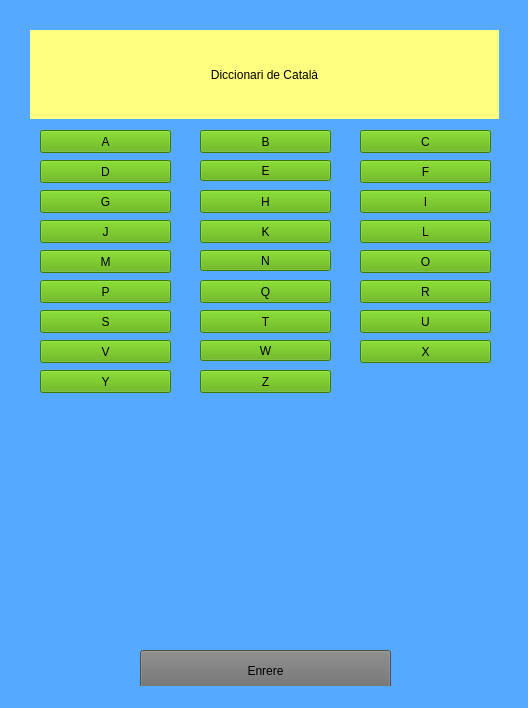
<?xml version="1.0" encoding="UTF-8"?>
<ui version="4.0">
 <class>MainWindow</class>
 <widget class="QMainWindow" name="MainWindow">
  <property name="geometry">
   <rect>
    <x>0</x>
    <y>0</y>
    <width>528</width>
    <height>708</height>
   </rect>
  </property>
  <property name="windowTitle">
   <string>MainWindow</string>
  </property>
  <property name="styleSheet">
   <string notr="true">background-color: rgb(85, 170, 255);</string>
  </property>
  <widget class="QWidget" name="centralwidget">
   <widget class="QStackedWidget" name="stackedWidget">
    <property name="geometry">
     <rect>
      <x>0</x>
      <y>0</y>
      <width>521</width>
      <height>701</height>
     </rect>
    </property>
    <property name="currentIndex">
     <number>0</number>
    </property>
    <widget class="QWidget" name="Pag1">
     <widget class="QPushButton" name="Btn_Z">
      <property name="geometry">
       <rect>
        <x>200</x>
        <y>370</y>
        <width>131</width>
        <height>23</height>
       </rect>
      </property>
      <property name="styleSheet">
       <string notr="true">background-color: rgb(85, 170, 0);
font: 87 9pt &quot;Arial Black&quot;;</string>
      </property>
      <property name="text">
       <string>Z</string>
      </property>
     </widget>
     <widget class="QPushButton" name="Btn_Y">
      <property name="geometry">
       <rect>
        <x>40</x>
        <y>370</y>
        <width>131</width>
        <height>23</height>
       </rect>
      </property>
      <property name="styleSheet">
       <string notr="true">background-color: rgb(85, 170, 0);
font: 87 9pt &quot;Arial Black&quot;;</string>
      </property>
      <property name="text">
       <string>Y</string>
      </property>
     </widget>
     <widget class="QPushButton" name="Btn_M">
      <property name="geometry">
       <rect>
        <x>40</x>
        <y>250</y>
        <width>131</width>
        <height>23</height>
       </rect>
      </property>
      <property name="styleSheet">
       <string notr="true">background-color: rgb(85, 170, 0);
font: 87 9pt &quot;Arial Black&quot;;</string>
      </property>
      <property name="text">
       <string>M</string>
      </property>
     </widget>
     <widget class="QPushButton" name="Btn_G">
      <property name="geometry">
       <rect>
        <x>40</x>
        <y>190</y>
        <width>131</width>
        <height>23</height>
       </rect>
      </property>
      <property name="styleSheet">
       <string notr="true">background-color: rgb(85, 170, 0);
font: 87 9pt &quot;Arial Black&quot;;</string>
      </property>
      <property name="text">
       <string>G</string>
      </property>
     </widget>
     <widget class="QLabel" name="Titol">
      <property name="geometry">
       <rect>
        <x>30</x>
        <y>30</y>
        <width>469</width>
        <height>89</height>
       </rect>
      </property>
      <property name="styleSheet">
       <string notr="true">background-color: rgb(255, 255, 127);
font: 87 20pt &quot;Arial Black&quot;;</string>
      </property>
      <property name="text">
       <string>Diccionari de Català</string>
      </property>
      <property name="alignment">
       <set>Qt::AlignCenter</set>
      </property>
     </widget>
     <widget class="QPushButton" name="Btn_K">
      <property name="geometry">
       <rect>
        <x>200</x>
        <y>220</y>
        <width>131</width>
        <height>23</height>
       </rect>
      </property>
      <property name="styleSheet">
       <string notr="true">background-color: rgb(85, 170, 0);
font: 87 9pt &quot;Arial Black&quot;;</string>
      </property>
      <property name="text">
       <string>K</string>
      </property>
     </widget>
     <widget class="QPushButton" name="Btn_V">
      <property name="geometry">
       <rect>
        <x>40</x>
        <y>340</y>
        <width>131</width>
        <height>23</height>
       </rect>
      </property>
      <property name="styleSheet">
       <string notr="true">background-color: rgb(85, 170, 0);
font: 87 9pt &quot;Arial Black&quot;;</string>
      </property>
      <property name="text">
       <string>V</string>
      </property>
     </widget>
     <widget class="QPushButton" name="Btn_H">
      <property name="geometry">
       <rect>
        <x>200</x>
        <y>190</y>
        <width>131</width>
        <height>23</height>
       </rect>
      </property>
      <property name="styleSheet">
       <string notr="true">background-color: rgb(85, 170, 0);
font: 87 9pt &quot;Arial Black&quot;;</string>
      </property>
      <property name="text">
       <string>H</string>
      </property>
     </widget>
     <widget class="QPushButton" name="Btn_J">
      <property name="geometry">
       <rect>
        <x>40</x>
        <y>220</y>
        <width>131</width>
        <height>23</height>
       </rect>
      </property>
      <property name="styleSheet">
       <string notr="true">background-color: rgb(85, 170, 0);
font: 87 9pt &quot;Arial Black&quot;;</string>
      </property>
      <property name="text">
       <string>J</string>
      </property>
     </widget>
     <widget class="QPushButton" name="Btn_D">
      <property name="geometry">
       <rect>
        <x>40</x>
        <y>160</y>
        <width>131</width>
        <height>23</height>
       </rect>
      </property>
      <property name="styleSheet">
       <string notr="true">background-color: rgb(85, 170, 0);
font: 87 9pt &quot;Arial Black&quot;;</string>
      </property>
      <property name="text">
       <string>D</string>
      </property>
     </widget>
     <widget class="QPushButton" name="Btn_W">
      <property name="geometry">
       <rect>
        <x>200</x>
        <y>340</y>
        <width>131</width>
        <height>21</height>
       </rect>
      </property>
      <property name="styleSheet">
       <string notr="true">background-color: rgb(85, 170, 0);
font: 87 9pt &quot;Arial Black&quot;;</string>
      </property>
      <property name="text">
       <string>W</string>
      </property>
     </widget>
     <widget class="QPushButton" name="Btn_B">
      <property name="geometry">
       <rect>
        <x>200</x>
        <y>130</y>
        <width>131</width>
        <height>23</height>
       </rect>
      </property>
      <property name="styleSheet">
       <string notr="true">background-color: rgb(85, 170, 0);
font: 87 9pt &quot;Arial Black&quot;;</string>
      </property>
      <property name="text">
       <string>B</string>
      </property>
     </widget>
     <widget class="QPushButton" name="Btn_O">
      <property name="geometry">
       <rect>
        <x>360</x>
        <y>250</y>
        <width>131</width>
        <height>23</height>
       </rect>
      </property>
      <property name="styleSheet">
       <string notr="true">background-color: rgb(85, 170, 0);
font: 87 9pt &quot;Arial Black&quot;;</string>
      </property>
      <property name="text">
       <string>O</string>
      </property>
     </widget>
     <widget class="QPushButton" name="Btn_N">
      <property name="geometry">
       <rect>
        <x>200</x>
        <y>250</y>
        <width>131</width>
        <height>21</height>
       </rect>
      </property>
      <property name="styleSheet">
       <string notr="true">background-color: rgb(85, 170, 0);
font: 87 9pt &quot;Arial Black&quot;;</string>
      </property>
      <property name="text">
       <string>N</string>
      </property>
     </widget>
     <widget class="QPushButton" name="Btn_E">
      <property name="geometry">
       <rect>
        <x>200</x>
        <y>160</y>
        <width>131</width>
        <height>21</height>
       </rect>
      </property>
      <property name="styleSheet">
       <string notr="true">background-color: rgb(85, 170, 0);
font: 87 9pt &quot;Arial Black&quot;;</string>
      </property>
      <property name="text">
       <string>E</string>
      </property>
     </widget>
     <widget class="QPushButton" name="Btn_C">
      <property name="geometry">
       <rect>
        <x>360</x>
        <y>130</y>
        <width>131</width>
        <height>23</height>
       </rect>
      </property>
      <property name="styleSheet">
       <string notr="true">background-color: rgb(85, 170, 0);
font: 87 9pt &quot;Arial Black&quot;;</string>
      </property>
      <property name="text">
       <string>C</string>
      </property>
     </widget>
     <widget class="QPushButton" name="Btn_Q">
      <property name="geometry">
       <rect>
        <x>200</x>
        <y>280</y>
        <width>131</width>
        <height>23</height>
       </rect>
      </property>
      <property name="styleSheet">
       <string notr="true">background-color: rgb(85, 170, 0);
font: 87 9pt &quot;Arial Black&quot;;</string>
      </property>
      <property name="text">
       <string>Q</string>
      </property>
     </widget>
     <widget class="QPushButton" name="Btn_T">
      <property name="geometry">
       <rect>
        <x>200</x>
        <y>310</y>
        <width>131</width>
        <height>23</height>
       </rect>
      </property>
      <property name="styleSheet">
       <string notr="true">background-color: rgb(85, 170, 0);
font: 87 9pt &quot;Arial Black&quot;;</string>
      </property>
      <property name="text">
       <string>T</string>
      </property>
     </widget>
     <widget class="QPushButton" name="Btn_P">
      <property name="geometry">
       <rect>
        <x>40</x>
        <y>280</y>
        <width>131</width>
        <height>23</height>
       </rect>
      </property>
      <property name="styleSheet">
       <string notr="true">background-color: rgb(85, 170, 0);
font: 87 9pt &quot;Arial Black&quot;;</string>
      </property>
      <property name="text">
       <string>P</string>
      </property>
     </widget>
     <widget class="QPushButton" name="Btn_I">
      <property name="geometry">
       <rect>
        <x>360</x>
        <y>190</y>
        <width>131</width>
        <height>23</height>
       </rect>
      </property>
      <property name="styleSheet">
       <string notr="true">background-color: rgb(85, 170, 0);
font: 87 9pt &quot;Arial Black&quot;;</string>
      </property>
      <property name="text">
       <string>I</string>
      </property>
     </widget>
     <widget class="QPushButton" name="Btn_S">
      <property name="geometry">
       <rect>
        <x>40</x>
        <y>310</y>
        <width>131</width>
        <height>23</height>
       </rect>
      </property>
      <property name="styleSheet">
       <string notr="true">background-color: rgb(85, 170, 0);
font: 87 9pt &quot;Arial Black&quot;;</string>
      </property>
      <property name="text">
       <string>S</string>
      </property>
     </widget>
     <widget class="QPushButton" name="Btn_F">
      <property name="geometry">
       <rect>
        <x>360</x>
        <y>160</y>
        <width>131</width>
        <height>23</height>
       </rect>
      </property>
      <property name="styleSheet">
       <string notr="true">background-color: rgb(85, 170, 0);
font: 87 9pt &quot;Arial Black&quot;;</string>
      </property>
      <property name="text">
       <string>F</string>
      </property>
     </widget>
     <widget class="QPushButton" name="Btn_L">
      <property name="geometry">
       <rect>
        <x>360</x>
        <y>220</y>
        <width>131</width>
        <height>23</height>
       </rect>
      </property>
      <property name="styleSheet">
       <string notr="true">background-color: rgb(85, 170, 0);
font: 87 9pt &quot;Arial Black&quot;;</string>
      </property>
      <property name="text">
       <string>L</string>
      </property>
     </widget>
     <widget class="QPushButton" name="Btn_X">
      <property name="geometry">
       <rect>
        <x>360</x>
        <y>340</y>
        <width>131</width>
        <height>23</height>
       </rect>
      </property>
      <property name="styleSheet">
       <string notr="true">background-color: rgb(85, 170, 0);
font: 87 9pt &quot;Arial Black&quot;;</string>
      </property>
      <property name="text">
       <string>X</string>
      </property>
     </widget>
     <widget class="QPushButton" name="Btn_U">
      <property name="geometry">
       <rect>
        <x>360</x>
        <y>310</y>
        <width>131</width>
        <height>23</height>
       </rect>
      </property>
      <property name="styleSheet">
       <string notr="true">background-color: rgb(85, 170, 0);
font: 87 9pt &quot;Arial Black&quot;;</string>
      </property>
      <property name="text">
       <string>U</string>
      </property>
     </widget>
     <widget class="QPushButton" name="Btn_R">
      <property name="geometry">
       <rect>
        <x>360</x>
        <y>280</y>
        <width>131</width>
        <height>23</height>
       </rect>
      </property>
      <property name="styleSheet">
       <string notr="true">background-color: rgb(85, 170, 0);
font: 87 9pt &quot;Arial Black&quot;;</string>
      </property>
      <property name="text">
       <string>R</string>
      </property>
     </widget>
     <widget class="QPushButton" name="Enrere">
      <property name="geometry">
       <rect>
        <x>140</x>
        <y>650</y>
        <width>251</width>
        <height>41</height>
       </rect>
      </property>
      <property name="styleSheet">
       <string notr="true">background-color: rgb(109, 109, 109);
font: 87 20pt &quot;Arial Black&quot;;</string>
      </property>
      <property name="text">
       <string>Enrere</string>
      </property>
     </widget>
     <widget class="QPushButton" name="Btn_A">
      <property name="geometry">
       <rect>
        <x>40</x>
        <y>130</y>
        <width>131</width>
        <height>23</height>
       </rect>
      </property>
      <property name="styleSheet">
       <string notr="true">background-color: rgb(85, 170, 0);
font: 87 9pt &quot;Arial Black&quot;;</string>
      </property>
      <property name="text">
       <string>A</string>
      </property>
     </widget>
    </widget>
    <widget class="QWidget" name="Pag2">
     <widget class="QLabel" name="Titol_2">
      <property name="geometry">
       <rect>
        <x>30</x>
        <y>30</y>
        <width>469</width>
        <height>89</height>
       </rect>
      </property>
      <property name="styleSheet">
       <string notr="true">background-color: rgb(255, 255, 127);
font: 87 20pt &quot;Arial Black&quot;;</string>
      </property>
      <property name="text">
       <string>Diccionari de Català 
-- Lletra A</string>
      </property>
      <property name="alignment">
       <set>Qt::AlignCenter</set>
      </property>
     </widget>
     <widget class="QPushButton" name="Enrere_2">
      <property name="geometry">
       <rect>
        <x>180</x>
        <y>670</y>
        <width>151</width>
        <height>21</height>
       </rect>
      </property>
      <property name="styleSheet">
       <string notr="true">background-color: rgb(109, 109, 109);
font: 87 10pt &quot;Arial Black&quot;;</string>
      </property>
      <property name="text">
       <string>Enrere</string>
      </property>
     </widget>
     <widget class="QLabel" name="label">
      <property name="geometry">
       <rect>
        <x>40</x>
        <y>130</y>
        <width>451</width>
        <height>541</height>
       </rect>
      </property>
      <property name="styleSheet">
       <string notr="true">background-color: rgb(255, 255, 255);
font: 87 14pt &quot;Arial Black&quot;;</string>
      </property>
      <property name="text">
       <string>Abalançar
verb predominal

1. Tirar-se endavant recolzant sobre un 
objecte de manera que el cos faci balança, 
estigui a punt de fer la balançada; 
abocar-se excessivament

2. Fer l’acció de llançar-se contra algú.

Abaltiment
masculí

1. Estat del qui està abaltit.

Abancalar
verb transitiu 

1. Preparar un terreny erm per conrear-lo
tot subdividint-lo en bancals.

Abans
adverbi 

1. Denota prioritat en el temps, anterioritat.</string>
      </property>
      <property name="alignment">
       <set>Qt::AlignLeading|Qt::AlignLeft|Qt::AlignTop</set>
      </property>
     </widget>
     <zorder>Titol_2</zorder>
     <zorder>label</zorder>
     <zorder>Enrere_2</zorder>
    </widget>
   </widget>
  </widget>
  <widget class="QStatusBar" name="statusbar"/>
 </widget>
 <resources/>
 <connections/>
</ui>
